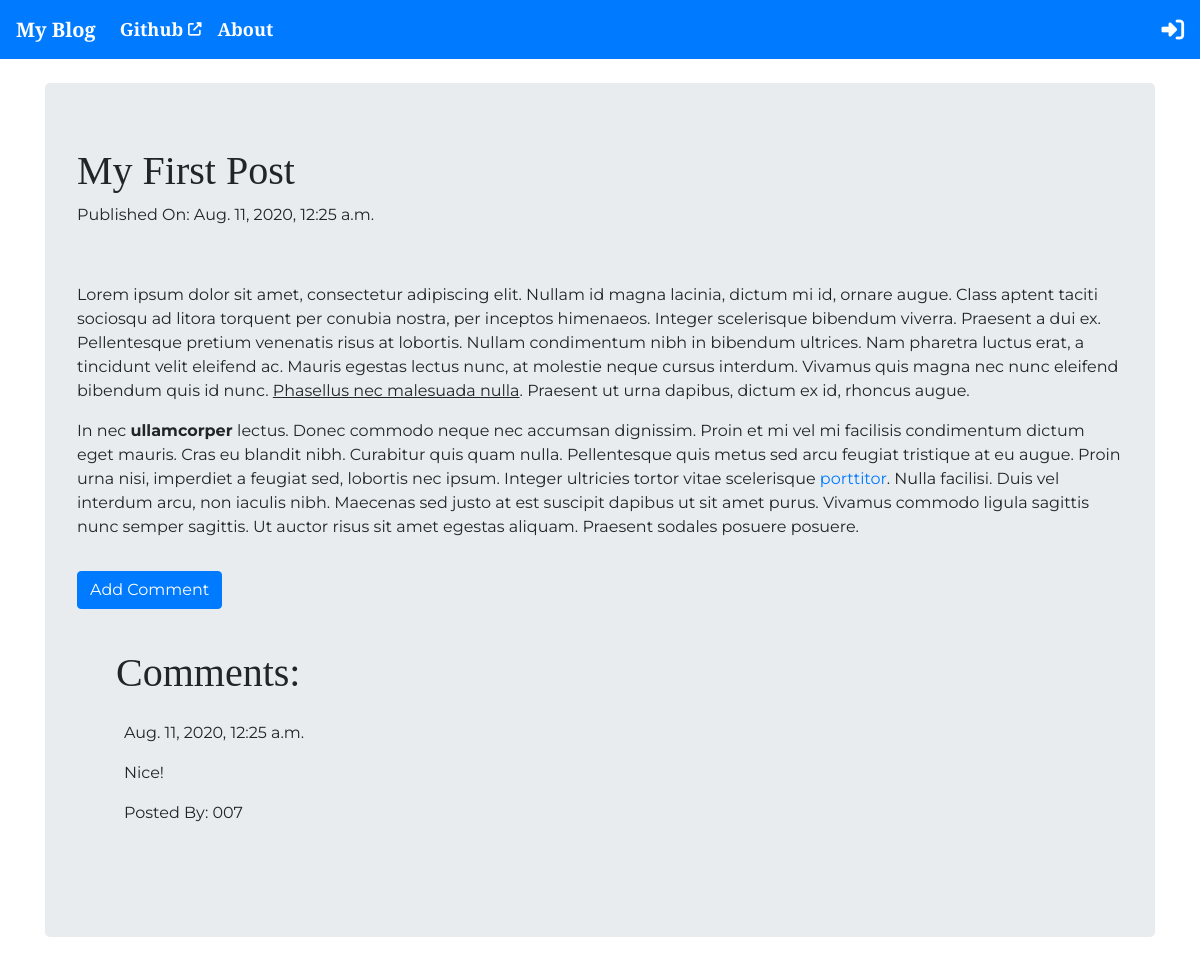
The page /post/10/ on the database its author committed.
### blog/models.py (models this page shows, shortened)
class BlogPost(models.Model):
    author = models.ForeignKey('auth.User',on_delete=models.CASCADE)
    title = models.CharField(max_length=256)
    text = models.TextField()
    created_date = models.DateTimeField(default=timezone.now)
    published_date = models.DateTimeField(blank=True,null=True)

class BlogComment(models.Model):
    post = models.ForeignKey('blog.BlogPost',related_name='comments',on_delete=models.CASCADE)
    author = models.CharField(max_length=75)
    text = models.TextField()
    created_date = models.DateTimeField(default=timezone.now)
    approved_comments = models.BooleanField(default=False)

### blog/views.py (the view)
# urls.py: path('post/<int:pk>/',views.PostDetailView.as_view(),name='blogpost_detail'),
class PostDetailView(DetailView):
    model = BlogPost

### blog/templates/blog/blogpost_detail.html (shortened to what this page needs)
{% extends 'blog/base.html' %}
{% block content %}
<h1 class='posttitle'>{{ blogpost.title }}</h1>
{% if blogpost.published_date %}
  <div class="date postdate">
  <p>Published On: {{ blogpost.published_date }} </p>
  </div>
  <br>
{% else %}
  <a class='save btn btn-primary' href="{% url 'blogpost_publish' pk=blogpost.pk %}">Publish</a>
  <br>
{% endif %}
<p class='postcontent'>{{ blogpost.text|safe|linebreaksbr }}</p>
<a class='save btn btn-primary my-3' href="{% url 'add_comment_to_post' pk=blogpost.pk %}">Add Comment</a>
<div class="container m-4">
  <h1>Comments:</h1>
  {% for blogcomment in blogpost.comments.all %}
  <div class="container position-relative bordershadow mt-3 p-2">
    {% if user.is_authenticated or blogcomment.approved_comments %}
      {{ blogcomment.created_date }}
        <p>{{ blogcomment.text|safe|linebreaksbr }}</p>
        <p>Posted By: {{ blogcomment.author }}</p>
        </div>
    {% endif %}
    {% empty %}
    <p>No Comments</p>
    {% endfor %}
</div>
{% endblock %}

### blog/templates/blog/base.html (shortened to what this page needs)
<!DOCTYPE html>
{% load static %}
<html lang="en" dir="ltr">
  <head>
    <link rel="stylesheet" href="https://stackpath.bootstrapcdn.com/bootstrap/4.5.2/css/bootstrap.min.css">
      <link rel="stylesheet" href="//cdn.jsdelivr.net/npm/medium-editor@latest/dist/css/medium-editor.min.css" type="text/css" media="screen" charset="utf-8">
      <link rel="stylesheet" href="{% static 'css/blog.css' %}">
  </head>
  <body>
    <nav class="navbar navbar-expand-md navbar-dark bg-primary" id='mynav'>
      <a class="navbar-brand" href="{% url 'blogpost_list' %}">My Blog</a>
      <div class="collapse navbar-collapse" id="navbarSupportedContent">
        <ul class="navbar-nav mr-auto" >
          <li class='nav-item active'><a class="nav-link" href="https://github.com/BradleyDB" target='_blank'>Github <i class="fas fa-external-link-alt fa-xs"></i></a></li>
          <li class='nav-item active'><a class="nav-link" href="{% url 'about' %}">About</a></li>
        </ul>
        {% if user.is_authenticated %}
          <ul class='navbar-nav ml-md-center'>
            <li class='nav-item active'><a a class='nav-link navbar-right'>Welcome: {{ user.username }}</a></li>
          </ul>
          <ul class='navbar-nav ml-md-auto'>
            <li class='nav-item active'><a class='nav-link navbar-right' href="{% url 'post_new' %}">New Post</a></li>
            <li class='nav-item active'><a class='nav-link navbar-right' href="{% url 'blogpost_draft_list' %}">Drafts</a></li>
            <li class='nav-item active'><a class='nav-link navbar-right mr-right' href="{% url 'logout' %}"><i class="fas fa-sign-out-alt fa-lg"></i></a></li>
          </ul>
        {% else %}
            <ul class='navbar-nav ml-md-auto'>
        <li><a class='align-right' href="{% url 'login' %}" style="color:white;"><i class="fas fa-sign-in-alt fa-lg" style='color:white;'></i></a></li>
      </ul>
        {% endif %}
      </div>
    </nav>
    <div class="container mt-4">
      <div class="jumbotron">
      {% block content %}
      {% endblock %}
      </div>
    </div>
  </body>
</html>

### blog/static/css/blog.css (style rules this page uses)
h1 { font-family: 'Cinzel', serif; }
body { font-family: 'Montserrat', sans-serif; }
#mynav { font-family: 'Cinzel', serif; font-weight:bold; font-size: 1.13em; }
#mynav,.save { filter:hue-rotate(0deg); color:linear-gradient(45deg,#0f8,#08f); animation:hue 35000ms infinite linear; }

### rows shown on the page
BlogPost: title "My First Post", published_date "Aug. 11, 2020, 12:25 a.m.", text "Lorem ipsum dolor sit amet, consectetur adipiscing elit. Nullam id magna lacinia, dictum mi id, ornare augue. Class aptent taciti sociosqu ad litora torquent per conubia nostra, per inceptos himenaeos. Integer scelerisque bibendum viverra. Praesent a dui ex. Pellentesque pretium venenatis risus at lobortis. Nullam condimentum nibh in bibendum ultrices. Nam pharetra luctus erat, a tincidunt velit eleifend ac. Mauris egestas lectus nunc, at molestie neque cursus interdum. Vivamus quis magna nec nunc eleifend bibendum quis id nunc. Phasellus nec malesuada nulla . Praesent ut urna dapibus, dictum ex id, rhoncus augue. In nec ullamcorper lectus. Donec commodo neque nec accumsan dignissim. Proin…"
BlogComment: created_date "Aug. 11, 2020, 12:25 a.m.", text "Nice!", author "007"
